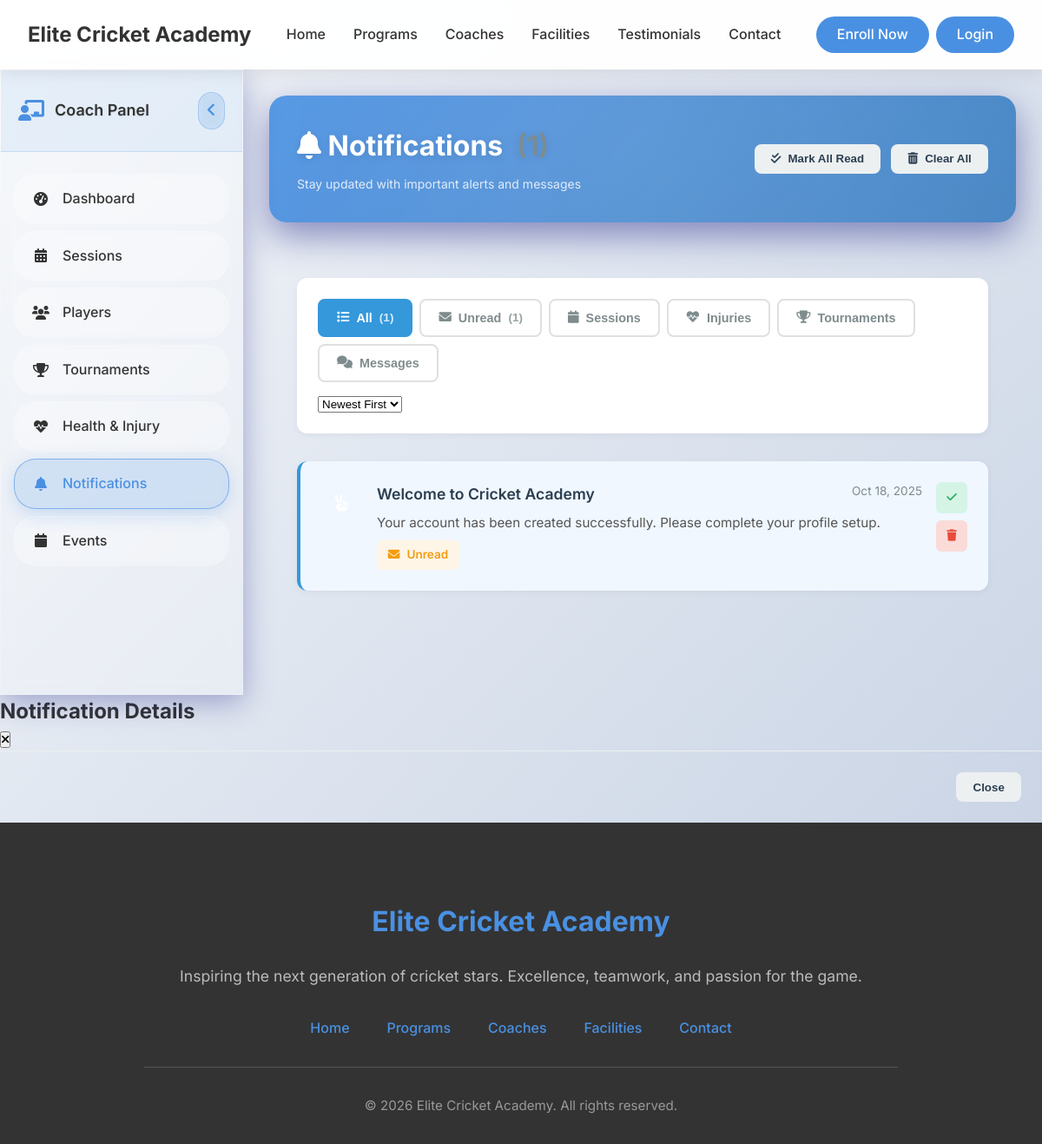
Page /coach/notifications (signed in) on the committed database.
### tables this page shows
CREATE TABLE `notification` (
  `NotificationID` int(11) NOT NULL,
  `UserID` int(11) NOT NULL,
  `Type` varchar(50) NOT NULL COMMENT 'notification type: new_player_registration, coach_assignment, etc.',
  `Title` varchar(255) NOT NULL,
  `Message` text NOT NULL,
  `Data` longtext DEFAULT NULL COMMENT 'Additional notification data as JSON' CHECK (json_valid(`Data`)),
  `ActionUrl` varchar(500) DEFAULT NULL COMMENT 'URL for notification action button',
  `IsRead` tinyint(1) DEFAULT 0,
  `ReadAt` datetime DEFAULT NULL,
  `CreatedAt` datetime DEFAULT current_timestamp()
);

### app/controllers/Coach.php (called while the page is built, shortened)
<?php
class Coach extends Controller {
    public function notifications() {
        $userId = $_SESSION['user_id'];
        $userModel = $this->model('M_Users');
        $notifications = $userModel->getNotificationsByUser($userId);
        $unreadCount = $userModel->getUnreadNotificationCount($userId);
        $data = [
            'title' => 'Notifications - Elite Cricket Academy',
            'notifications' => $notifications,
            'unread_count' => $unreadCount
        ];
        $this->view('coach/notifications', $data);
    }
}
?>

### app/libraries/Core.php (called while the page is built, shortened)
<?php
class Core {
    protected $currentMethod = 'index';
    public function __construct() {
        $url = $this->getURL();
        if($url && file_exists('../app/controllers/' . ucwords($url[0]) . '.php')) {
            unset($url[0]);
        }
        $this->currentController = new $this->currentController;
        if(isset($url[1])) {
            if(method_exists($this->currentController, $url[1])) {
                $this->currentMethod = $url[1];
                unset($url[1]);
            }
        }
        $this->param = $url ? array_values($url) : [];
        call_user_func_array([$this->currentController, $this->currentMethod], $this->param);
    }
    public function getURL() {
        if(isset($_GET['url'])) {
            $url = rtrim($_GET['url'], '/');
            $url = filter_var($url, FILTER_SANITIZE_URL);
            $url = explode('/', $url);
            return $url;
        }
    }
}
?>

### public/index.php (called while the page is built, shortened)
<?php
    $ini = new Core();
?>

### app/libraries/Database.php (called while the page is built, shortened)
<?php
    class Database {
        private $host = DB_HOST;
        private $user = DB_USER;
        private $password = DB_PASS;
        private $dbname = DB_NAME;
        private $dbh;
        private $statement;
        public function __construct() {
            $dsn = "mysql:host=". $this->host .";dbname=". $this->dbname;
            $options = array(
                PDO::ATTR_PERSISTENT => true,
                PDO::ATTR_ERRMODE => PDO::ERRMODE_EXCEPTION
            );
            try {
                $this->dbh = new PDO($dsn, $this->user, $this->password, $options);
                $this->dbh->setAttribute(PDO::ATTR_CASE, PDO::CASE_NATURAL);
                $this->dbh->setAttribute(PDO::ATTR_ERRMODE, PDO::ERRMODE_EXCEPTION);
                $this->dbh->setAttribute(PDO::ATTR_DEFAULT_FETCH_MODE, PDO::FETCH_OBJ);
            } catch (PDOException $e) {
                $this->error = $e->getMessage();
                echo "Connection failed: " . $this->error;
            }
        }
        public function query($sql) {
            $this->statement = $this->dbh->prepare($sql);
    }
    public function bind($param, $value, $type = null) {
            if (is_null($type)) {
                switch(true){
                    case is_int($value):
                        $type = PDO::PARAM_INT;
                        break;
                }
            }
            $this->statement->bindValue($param, $value, $type);
        }
        public function execute() {
            try {
                $result = $this->statement->execute();
                return $result;
            } catch (PDOException $e) {
                error_log("Database execution error: " . $e->getMessage());
                error_log("SQL Error Info: " . print_r($this->statement->errorInfo(), true));
                return false;
            }
        }
        public function resultSet() {
            $this->execute();
            return $this->statement->fetchAll(PDO::FETCH_OBJ);
        }
    }
?>

### app/models/M_Users.php (called while the page is built, shortened)
<?php
class M_Users {
    private $db;
    public function __construct() {
        $this->db = new Database();
    }
    public function getNotificationsByUser($userId) {
        $this->db->query('SELECT
            NotificationID as id,
            UserID,
            Type as type,
            Title as title,
            Message as message,
            IsRead as is_read,
            CreatedAt,
            CASE
                WHEN TIMESTAMPDIFF(MINUTE, CreatedAt, NOW()) < 60 THEN CONCAT(TIMESTAMPDIFF(MINUTE, CreatedAt, NOW()), " mins ago")
                WHEN TIMESTAMPDIFF(HOUR, CreatedAt, NOW()) < 24 THEN CONCAT(TIMESTAMPDIFF(HOUR, CreatedAt, NOW()), " hours ago")
                WHEN TIMESTAMPDIFF(DAY, CreatedAt, NOW()) < 7 THEN CONCAT(TIMESTAMPDIFF(DAY, CreatedAt, NOW()), " days ago")
                ELSE DATE_FORMAT(CreatedAt, "%b %d, %Y")
            END as time
        FROM notification
        WHERE UserID = :userId
        ORDER BY CreatedAt DESC');
        $this->db->bind(':userId', $userId);
        return $this->db->resultSet();
    }
    public function getUnreadNotificationCount($userId) {
        $this->db->query('SELECT COUNT(*) as count FROM notification WHERE UserID = :userId AND IsRead = 0');
        $this->db->bind(':userId', $userId);
        $result = $this->db->single();
        return $result ? (int)$result->count : 0;
    }
}
?>

### app/views/coach/notifications.php (the view, shortened to what this page needs)
<?php require_once APPROOT . '/views/inc/components/header.php'; ?>
<link rel="stylesheet" href="<?php echo URLROOT; ?>/css/coach-dashboard.css">
<link rel="stylesheet" href="<?php echo URLROOT; ?>/css/coach-notifications.css">
    <div class="coach-layout">
        <div class="coach-sidebar" id="coachSidebar">
            <div class="sidebar-header">
                <div class="coach-logo">
                    <i class="fas fa-chalkboard-teacher"></i>
                    <h3>Coach Panel</h3>
                </div>
                <button class="sidebar-toggle" id="sidebarToggle">
                    <i class="fas fa-angle-left"></i>
                </button>
            </div>
            <nav class="sidebar-nav">
                <ul class="nav-menu">
                    <li class="nav-item">
                        <a href="<?php echo URLROOT; ?>/coach/dashboard" class="nav-link" data-tooltip="Dashboard">
                            <i class="fas fa-tachometer-alt"></i>
                            <span>Dashboard</span>
                        </a>
                    </li>
                    <li class="nav-item">
                        <a href="<?php echo URLROOT; ?>/coach/sessions" class="nav-link" data-tooltip="Sessions">
                            <i class="fas fa-calendar-alt"></i>
                            <span>Sessions</span>
                        </a>
                    </li>
                    <li class="nav-item">
                        <a href="<?php echo URLROOT; ?>/coach/players" class="nav-link" data-tooltip="Players">
                            <i class="fas fa-users"></i>
                            <span>Players</span>
                        </a>
                    </li>
                    <li class="nav-item">
                        <a href="<?php echo URLROOT; ?>/coach/tournaments" class="nav-link" data-tooltip="Tournaments">
                            <i class="fas fa-trophy"></i>
                            <span>Tournaments</span>
                        </a>
                    </li>
                    <li class="nav-item">
                        <a href="<?php echo URLROOT; ?>/coach/health" class="nav-link" data-tooltip="Health & Injury">
                            <i class="fas fa-heartbeat"></i>
                            <span>Health & Injury</span>
                        </a>
                    </li>
                    <li class="nav-item active">
                        <a href="<?php echo URLROOT; ?>/coach/notifications" class="nav-link" data-tooltip="Notifications">
                            <i class="fas fa-bell"></i>
                            <span>Notifications</span>
                        </a>
                    </li>
                    <li class="nav-item">
                        <a href="<?php echo URLROOT; ?>/coach/events" class="nav-link" data-tooltip="Events">
                            <i class="fas fa-calendar"></i>
                            <span>Events</span>
                        </a>
                    </li>
                </ul>
            </nav>
        </div>
        <div class="main-content">
            <div class="dashboard-header">
                <div class="header-content">
                    <div class="header-left">
                        <h1>
                            <i class="fas fa-bell"></i>
                            Notifications
                            <span class="notification-count" id="headerNotificationCount">(<?php echo $data['unread_count']; ?>)</span>
                        </h1>
                        <p style="margin: 0; opacity: 0.9; font-size: 14px;">Stay updated with important alerts and messages</p>
                    </div>
                    <div class="header-actions">
                        <button class="btn-secondary" id="markAllReadBtn">
                            <i class="fas fa-check-double"></i>
                            Mark All Read
                        </button>
                        <button class="btn-secondary" id="clearAllBtn">
                            <i class="fas fa-trash-alt"></i>
                            Clear All
                        </button>
                    </div>
                </div>
            </div>
            <div class="notifications-content">
                <div class="notification-filters">
                    <div class="filter-tabs">
                        <button class="filter-tab active" data-filter="all">
                            <i class="fas fa-list"></i>
                            All <span class="tab-count" id="allCount">(<?php echo count($data['notifications']); ?>)</span>
                        </button>
                        <button class="filter-tab" data-filter="unread">
                            <i class="fas fa-envelope"></i>
                            Unread <span class="tab-count" id="unreadCount">(<?php echo $data['unread_count']; ?>)</span>
                        </button>
                        <button class="filter-tab" data-filter="sessions">
                            <i class="fas fa-calendar"></i>
                            Sessions
                        </button>
                        <button class="filter-tab" data-filter="injuries">
                            <i class="fas fa-heartbeat"></i>
                            Injuries
                        </button>
                        <button class="filter-tab" data-filter="tournaments">
                            <i class="fas fa-trophy"></i>
                            Tournaments
                        </button>
                        <button class="filter-tab" data-filter="messages">
                            <i class="fas fa-comments"></i>
                            Messages
                        </button>
                    </div>
                    <div class="filter-actions">
                        <select id="sortSelect" class="filter-select">
                            <option value="newest">Newest First</option>
                        </select>
                    </div>
                </div>
                <div class="notifications-list" id="notificationsList">
                    <?php
                    if (!empty($data['notifications'])):
                        foreach ($data['notifications'] as $notification):
                            $iconMap = [
                                'session' => 'calendar-alt',
                                'injury' => 'heartbeat',
                                'event' => 'calendar-check',
                                'player' => 'user',
                                'system' => 'cog',
                                'welcome' => 'hand-peace'
                            ];
                            $icon = $iconMap[$notification->type] ?? 'bell';
                            $readClass = $notification->is_read ? 'read' : 'unread';
                    ?>
                    <div class="notification-item <?php echo $readClass; ?>" data-type="<?php echo $notification->type; ?>" data-id="<?php echo $notification->id; ?>">
                        <div class="notification-icon <?php echo $notification->type; ?>">
                            <i class="fas fa-<?php echo $icon; ?>"></i>
                        </div>
                        <div class="notification-content">
                            <div class="notification-header">
                                <h4><?php echo htmlspecialchars($notification->title); ?></h4>
                                <span class="notification-time"><?php echo $notification->time; ?></span>
                            </div>
                            <p class="notification-message"><?php echo htmlspecialchars($notification->message); ?></p>
                            <?php if (!$notification->is_read): ?>
                            <span class="priority-badge high">
                                <i class="fas fa-envelope"></i> Unread
                            </span>
                            <?php endif; ?>
                        </div>
                        <div class="notification-actions">
                            <?php if (!$notification->is_read): ?>
                            <button class="btn-mark-read" onclick="markAsRead(<?php echo $notification->id; ?>)">
                                <i class="fas fa-check"></i>
                            </button>
                            <?php endif; ?>
                            <button class="btn-delete" onclick="deleteNotification(<?php echo $notification->id; ?>)">
                                <i class="fas fa-trash"></i>
                            </button>
                        </div>
                    </div>
                    <?php
                        endforeach;
                    endif;
                    ?>
                </div>
            </div>
        </div>
    </div>
    <div class="modal" id="notificationDetailsModal">
        <div class="modal-content">
            <div class="modal-header">
                <h2 id="notificationDetailsTitle">Notification Details</h2>
                <button class="modal-close" id="closeNotificationDetailsModal">
                    <i class="fas fa-times"></i>
                </button>
            </div>
            <div class="modal-footer">
                <button class="btn-secondary" id="closeDetailsBtn">Close</button>
            </div>
        </div>
    </div>
<?php require_once APPROOT . '/views/inc/components/footer.php'; ?>

### rows in the picture
notification: Title "Welcome to Cricket Academy", time "Oct 18, 2025", Message "Your account has been created successfully. Please complete your profile setup.", IsRead 0 (drawn)

### other values in the picture
count($data['notifications']) "1"
$data['unread_count'] "1"
